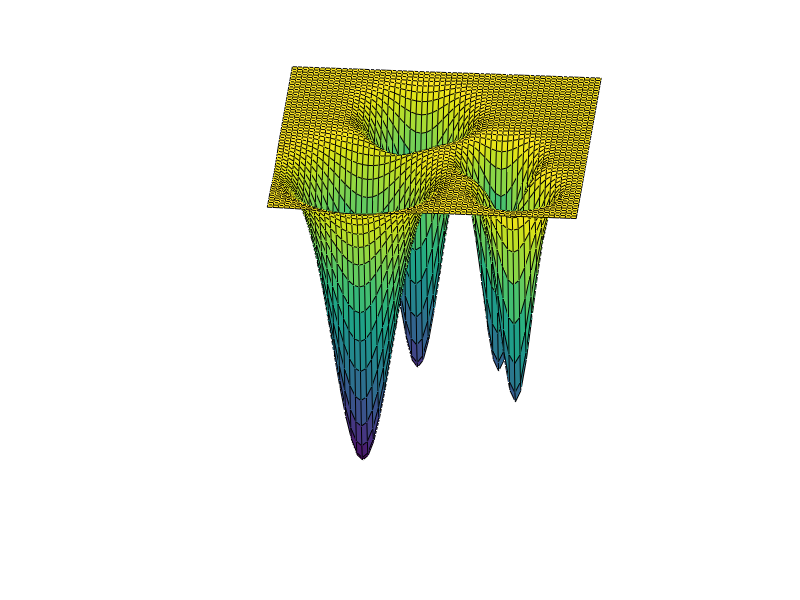

Here is the MATLAB script that generated this plot: (Note: this script raises an error after producing the figure.)
m = [.1 .1; .4 .2; .8 .6; .2 .8];
v = [.10 .10 .14 .18]*.75;
n_a = size(m,1);

[x,y] = ndgrid(-.2:.025:1.2);
z=zeros(size(x));
for i = 1: n_a
   z = z + sqrt(v(i)) .* exp(-((x-m(i,1)).^2+(y-m(i,2)).^2)./2./v(i)/v(i));
end
v=surf(x,y,-2*z)
set(gca,'cameraposition',[ -13.9982   -0.5845    3.3395])
axis off
set(v,'linewidth',.25)
print2pdf attractorLandscape.pdf
